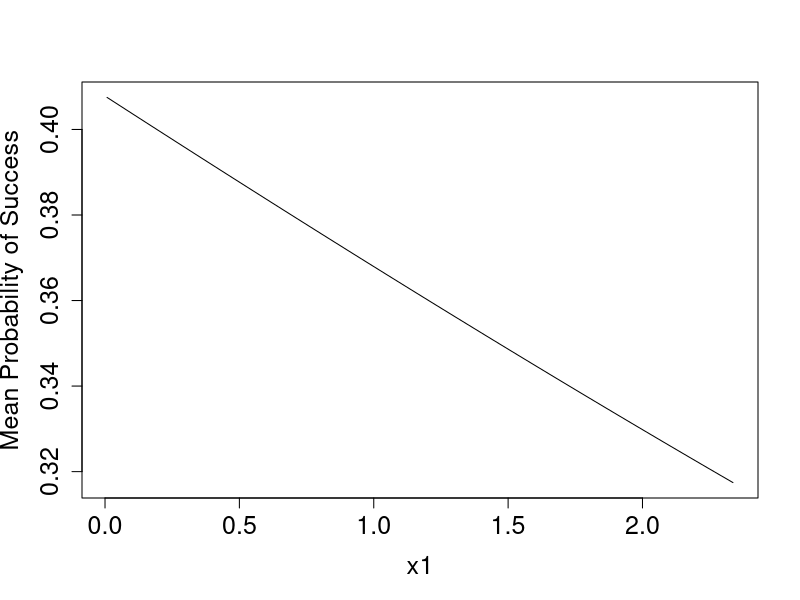

This figure's R source:
## ---- chunk 1
data <- read.csv(file = "Homework 3 Data.csv")
head(data)
## ---- chunk 2
fit <- glm(y ~ x1 + x2, family = binomial, data = data)
summary(fit)

betas <- coef(fit)
betas
## ---- chunk 3

p_0 <- plogis(betas[1] + betas[2] * 0)
p_1 <- plogis(betas[1] + betas[2] * 1)

log((p_1 / (1 - p_1)) / (p_0 / (1 - p_0))); betas[2]

## ---- chunk 4
p_x2b <- plogis(betas[1] + betas[3]*1) #set x1 = 1
p_x2b
p_x2a <- plogis(betas[1] + betas[3]*0)
p_x2a
log((p_x2b / (1 - p_x2b)) / (p_x2a / (1 - p_x2a))); betas[3]

## ---- chunk 5

#x1

ts1 <- betas[2] / summary(fit)[['coefficients']]['x1', 'Std. Error']

ts1; summary(fit)[['coefficients']]['x1', 'z value']

2 * pnorm(-1 * abs(ts1), mean = 0, sd = 1); summary(fit)[['coefficients']]['x1', 'Pr(>|z|)']

#x2

ts2 <- betas[3] / summary(fit)[['coefficients']]['x2b', 'Std. Error']
ts2; summary(fit)[['coefficients']]['x2b', 'z value']

2 * pnorm(-1 * abs(ts2), mean = 0, sd = 1); summary(fit)[['coefficients']]['x2b', 'Pr(>|z|)']

## ---- chunk 6
#range of x1
range_x1 <- seq(from = min(data$x1), to = max(data$x1), length.out = 100)

y <- betas[1] + betas[2] * range_x1 + betas[3]

plot(x = range_x1, y = plogis(y), ylab = 'Mean Probability of Success', xlab = 'x1', cex.axis = 1.5, cex.lab = 1.5, type = 'l')

